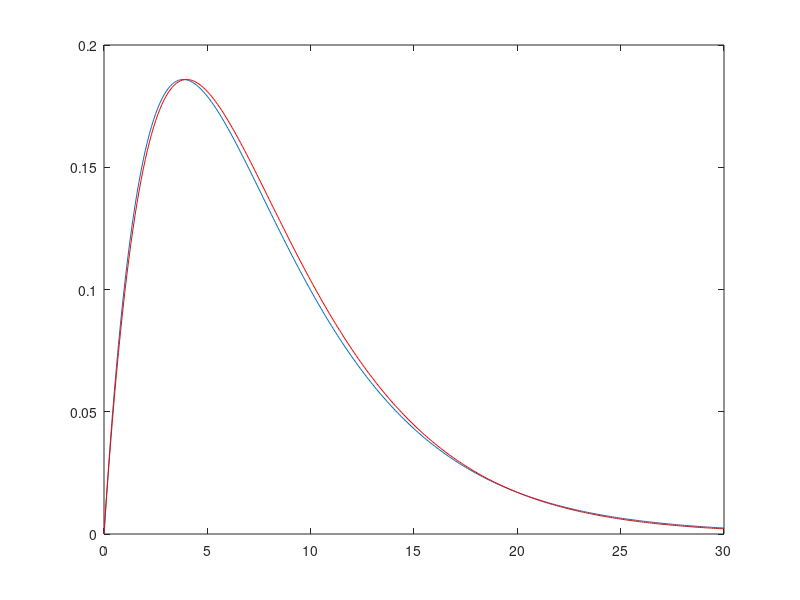

MATLAB code for this plot:
function exps()

    t = [0:0.1:30];
    
    gsyn_bar = 1;
    
    tau1 = 5;
    
    tau2 = 3;
    
    tau_peak = 4;
    
    gsyn = gsyn_bar*(exp(-t/tau1)-exp(-t/tau2));
    
    gsyn_max = max(gsyn);
    
    cla;
    
    figure(1)
    
    plot(t, gsyn)
    
    hold on
    
    gsyn_alpha = gsyn_max*(t/tau_peak).*exp(1-(t/tau_peak));
    
    plot(t, gsyn_alpha, 'r');

end % exps()